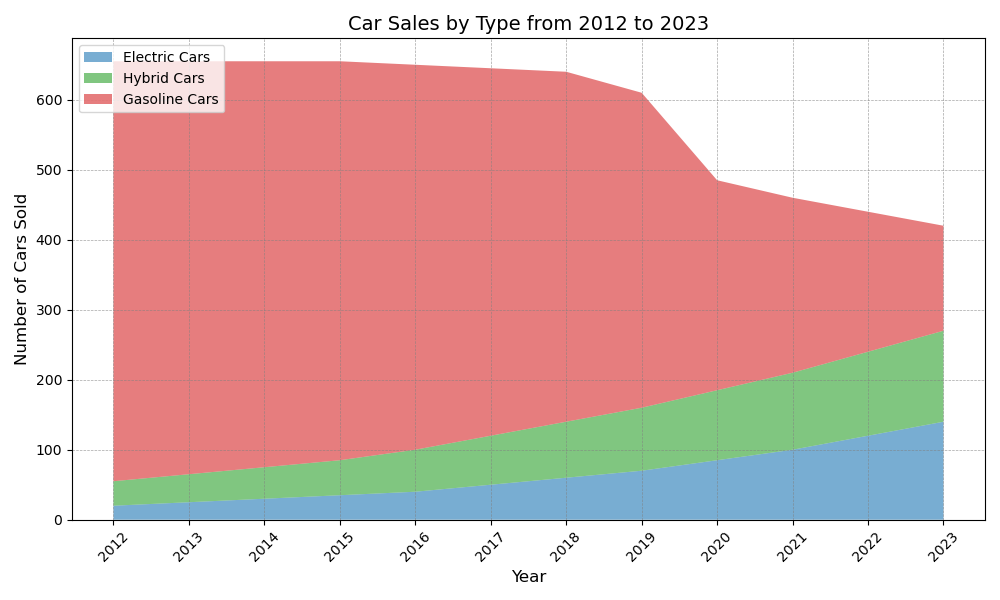

Reproduce this figure in Python.

import matplotlib.pyplot as plt

# Provided data
data = [
    {'Year': 2012, 'Electric Cars': 20, 'Hybrid Cars': 35, 'Gasoline Cars': 600},
    {'Year': 2013, 'Electric Cars': 25, 'Hybrid Cars': 40, 'Gasoline Cars': 590},
    {'Year': 2014, 'Electric Cars': 30, 'Hybrid Cars': 45, 'Gasoline Cars': 580},
    {'Year': 2015, 'Electric Cars': 35, 'Hybrid Cars': 50, 'Gasoline Cars': 570},
    {'Year': 2016, 'Electric Cars': 40, 'Hybrid Cars': 60, 'Gasoline Cars': 550},
    {'Year': 2017, 'Electric Cars': 50, 'Hybrid Cars': 70, 'Gasoline Cars': 525},
    {'Year': 2018, 'Electric Cars': 60, 'Hybrid Cars': 80, 'Gasoline Cars': 500},
    {'Year': 2019, 'Electric Cars': 70, 'Hybrid Cars': 90, 'Gasoline Cars': 450},
    {'Year': 2020, 'Electric Cars': 85, 'Hybrid Cars': 100, 'Gasoline Cars': 300},
    {'Year': 2021, 'Electric Cars': 100, 'Hybrid Cars': 110, 'Gasoline Cars': 250},
    {'Year': 2022, 'Electric Cars': 120, 'Hybrid Cars': 120, 'Gasoline Cars': 200},
    {'Year': 2023, 'Electric Cars': 140, 'Hybrid Cars': 130, 'Gasoline Cars': 150}
]

# Extracting data for plotting
years = [entry['Year'] for entry in data]
electric_cars = [entry['Electric Cars'] for entry in data]
hybrid_cars = [entry['Hybrid Cars'] for entry in data]
gasoline_cars = [entry['Gasoline Cars'] for entry in data]

# Create the figure and axis objects
fig, ax = plt.subplots(figsize=(10, 6))

# Create the stackplot
ax.stackplot(years, electric_cars, hybrid_cars, gasoline_cars, labels=['Electric Cars', 'Hybrid Cars', 'Gasoline Cars'], colors=['#1f77b4', '#2ca02c', '#d62728'], alpha=0.6)

# Add title and labels
ax.set_title('Car Sales by Type from 2012 to 2023', fontsize=14)
ax.set_xlabel('Year', fontsize=12)
ax.set_ylabel('Number of Cars Sold', fontsize=12)

# Add grid lines
ax.grid(color='gray', linestyle='--', linewidth=0.5, alpha=0.7)

# Add legend
ax.legend(loc='upper left')

# Customize the x-axis to show every year
plt.xticks(years, rotation=45)

# Tight layout to ensure everything fits without overlapping
plt.tight_layout()

# Display the plot
plt.show()
